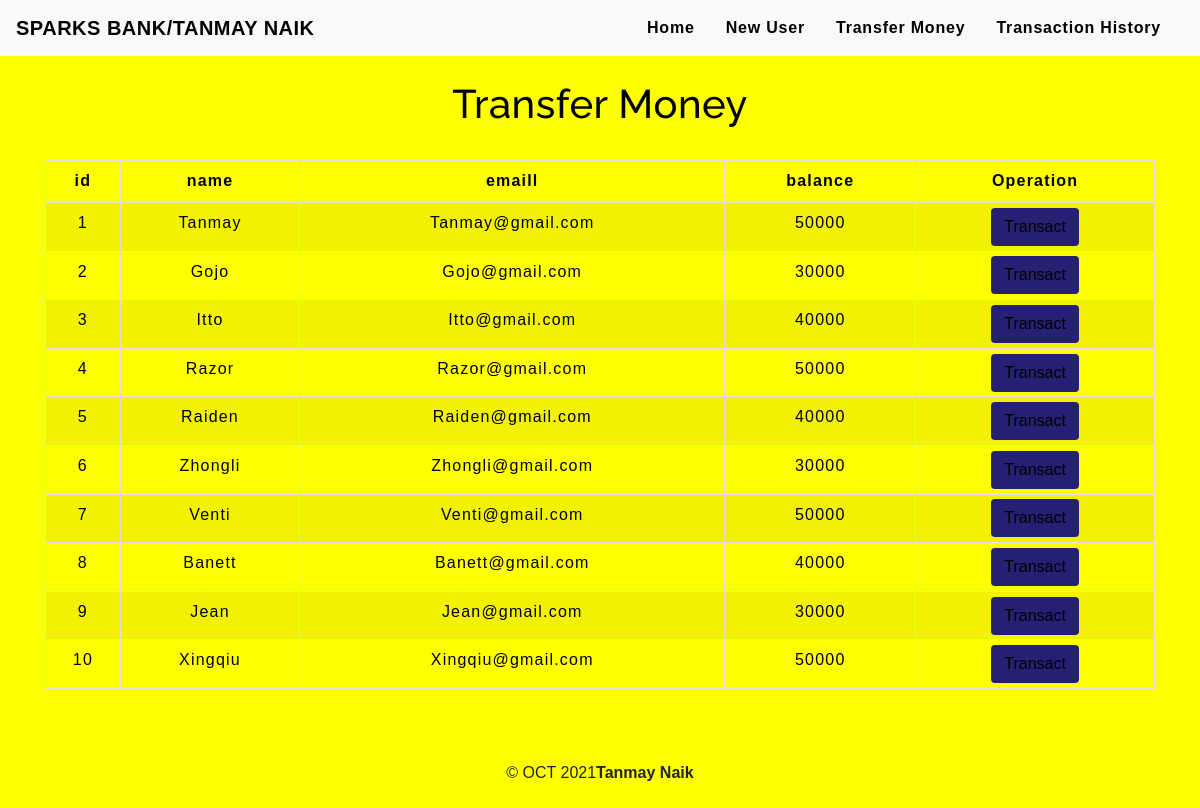
The app's page /transfermoney.php with its own data.
### tables this page shows
CREATE TABLE `users` (
  `id` int(3) NOT NULL,
  `name` text NOT NULL,
  `email` varchar(30) NOT NULL,
  `balance` int(8) NOT NULL
);

### transfermoney.php (the view, shortened to what this page needs)
<!DOCTYPE html>
<html lang="en">
<head>
    <link rel="stylesheet" href="https://maxcdn.bootstrapcdn.com/bootstrap/4.0.0/css/bootstrap.min.css">
    <link rel="stylesheet" type="text/css" href="css/table.css">
    <link rel="stylesheet" type="text/css" href="css/navbar.css">
</head>
<body style="background-color : yellow;">
<?php
    include 'config.php';
    $sql = "SELECT * FROM users";
    $result = mysqli_query($conn,$sql);
?>
<?php
  include 'navbar.php';
?>
<div class="container">
        <h2 class="text-center pt-4" style="color : black;">Transfer Money</h2>
        <br>
            <div class="row">
                <div class="col">
                    <div class="table-responsive-sm">
                    <table class="table table-hover table-sm table-striped table-condensed table-bordered" style="border-color:black;">
                        <thead style="color : black;">
                            <tr>
                            <th scope="col" class="text-center py-2">id</th>
                            <th scope="col" class="text-center py-2">name</th>
                            <th scope="col" class="text-center py-2">emaill</th>
                            <th scope="col" class="text-center py-2">balance</th>
                            <th scope="col" class="text-center py-2">Operation</th>
                            </tr>
                        </thead>
                        <tbody>
                <?php
                    while($rows=mysqli_fetch_assoc($result)){
                ?>
                    <tr style="color : black;">
                        <td class="py-2"><?php echo $rows['id'] ?></td>
                        <td class="py-2"><?php echo $rows['name']?></td>
                        <td class="py-2"><?php echo $rows['email']?></td>
                        <td class="py-2"><?php echo $rows['balance']?></td>
                        <td><a href="selecteduserdetail.php?id= <?php echo $rows['id'] ;?>"> <button type="button" class="btn" style="background-color :  #242073;">Transact</button></a></td>
                    </tr>
                <?php
                    }
                ?>
                        </tbody>
                    </table>
                    </div>
                </div>
            </div>
         </div>
         <footer class="text-center mt-5 py-2">
            <p>&copy OCT 2021<b>Tanmay Naik</b></p>
        </footer>
</body>
</html>

### navbar.php (shortened to what this page needs)
<nav class="navbar navbar-expand-md navbar-light bg-light">
<a class="navbar-brand" href="index.php" style="color : black;"><b>SPARKS BANK/TANMAY NAIK</b></a>
<div class="collapse navbar-collapse" id="collapsibleNavbar">
      <ul class="navbar-nav ml-auto">
        <li class="nav-item">
          <a class="nav-link" href="index.php" style="color : black;"><b>Home</b></a>
        </li>
        <li class="nav-item">
          <a class="nav-link" href="createuser.php" style="color : black;"><b>New User</b></a>
        </li>
        <li class="nav-item">
          <a class="nav-link" href="transfermoney.php" style="color :black;"><b>Transfer Money</b></a>
        </li>
        <li class="nav-item">
          <a class="nav-link" href="transactionhistory.php" style="color : black;"><b>Transaction History</b></a>
        </li>
    </div>
 </nav>

### table.css (style rules this page uses)
* { padding: 0; margin: 0; box-sizing: border-box; font-family: sans-serif; }
h2 { font-size: 40px; }
table { letter-spacing: 1.2px; }
td { text-align: center; }
button { border:none; background: #d9d9d9; transition: 1s; }

### navbar.css (style rules this page uses)
.nav-link { margin-right: 15px; color:#2F363F; letter-spacing: 0.8px; transition: 0.5s; }
.navbar-brand { color: #4C4B4B; letter-spacing: 0.5px; }
h2 { color: #4C4B4B; letter-spacing: 0.5px; font-family: raleway; }

### transfermoney.php (style rules this page uses)
button { transition: 1.5s; }

### records on screen
users: id "1", name "Tanmay", email "Tanmay@gmail.com", balance "50000"
users: id "2", name "Gojo", email "Gojo@gmail.com", balance "30000"
users: id "3", name "Itto", email "Itto@gmail.com", balance "40000"
users: id "4", name "Razor", email "Razor@gmail.com", balance "50000"
users: id "5", name "Raiden", email "Raiden@gmail.com", balance "40000"
users: id "6", name "Zhongli", email "Zhongli@gmail.com", balance "30000"
users: id "7", name "Venti", email "Venti@gmail.com", balance "50000"
users: id "8", name "Banett", email "Banett@gmail.com", balance "40000"
users: id "9", name "Jean", email "Jean@gmail.com", balance "30000"
users: id "10", name "Xingqiu", email "Xingqiu@gmail.com", balance "50000"
